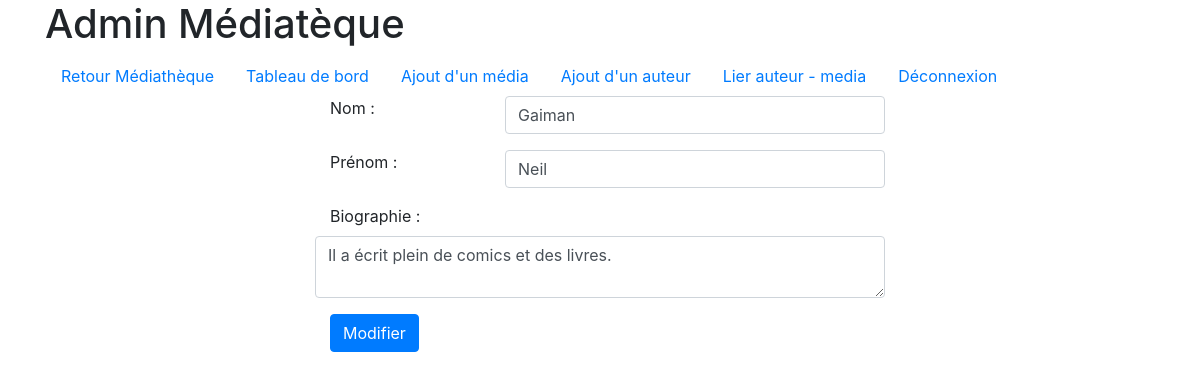
Screenshot of /back/modAuteur.php?idAuteur=3 (signed in) with the database file from the repository.
### tables this page shows
CREATE TABLE IF NOT EXISTS `auteur` (
  `id` int(11) NOT NULL AUTO_INCREMENT,
  `nom` varchar(255) DEFAULT NULL,
  `prenom` varchar(255) DEFAULT NULL,
  `bio` text,
  PRIMARY KEY (`id`)
);

### functions/sql.php (called while the page is built, shortened)
<?php
 function openConn($dbHost = "localhost", $dbUser = "20200727", $dbPass = "admin", $db = "20200727"){
    $conn = mysqli_connect($dbHost, $dbUser, $dbPass, $db) or die("message : " . $conn->error);
    return $conn;
 }
 function selectBDD($sql){
    $link = openConn();
    $result = mysqli_query($link, $sql);
    return $result;
 }
?>

### back/modAuteur.php (the view, shortened to what this page needs)
<?php
include "../functions/functions.php";
include "../functions/sql.php";
if( isset($_GET["idAuteur"]) ){
    $sql = "SELECT
                `id` AS `idAuteur`, `nom`, `prenom`, `bio`
            FROM
                `auteur`
            WHERE
                `id` = " . $_GET["idAuteur"] . ";";
    $result = selectBDD($sql);
    $nbRows = (!$result)? 0 : mysqli_num_rows($result);
    if($nbRows > 0){
        $row = mysqli_fetch_assoc($result);
    }else{
        header("location: ./index.php");
        exit();
    }
}
?>
<!doctype html>
<html>
    <head>
        <?php include "./includes/admin-bootstrap.php"; ?>
    </head>
    <body class="container">
        <?php include "./includes/admin-menu.php"; ?>
        <section class="row">
            <article class="offset-3 col-lg-6">
            <form method="post">
            <div class="form-group row">
                    <label for="nom" class="col-lg-4">Nom :</label>
                    <input type="text" class="form-control col-lg-8" name="nom" id="nom" value="<?php echo utf8_encode($row["nom"]); ?>"
                        placeholder="Renseignez le nom de l'auteur" required />
                </div>
                <div class="form-group row">
                    <label for="prenom" class="col-lg-4">Prénom :</label>
                    <input type="text" class="form-control col-lg-8" name="prenom" id="prenom" value="<?php echo utf8_encode($row["prenom"]); ?>"
                        placeholder="Renseignez le prénom de l'auteur" required />
                </div>
                <div class="form-group row">
                    <label for="bio" class="col-lg-4">Biographie :</label>
                    <textarea class="form-control" name="bio" id="bio" placeholder="Biographie de l'auteur"><?php echo utf8_encode($row["bio"]); ?></textarea>
                </div>
                <button type="submit" name="modAuteur" value="mod" class="btn btn-primary">Modifier</button>
            </form>
            </article>
        </section>
    </body>
</html>

### rows the page displays
auteur: nom "Gaiman", prenom "Neil", bio "Il a écrit plein de comics et des livres."
